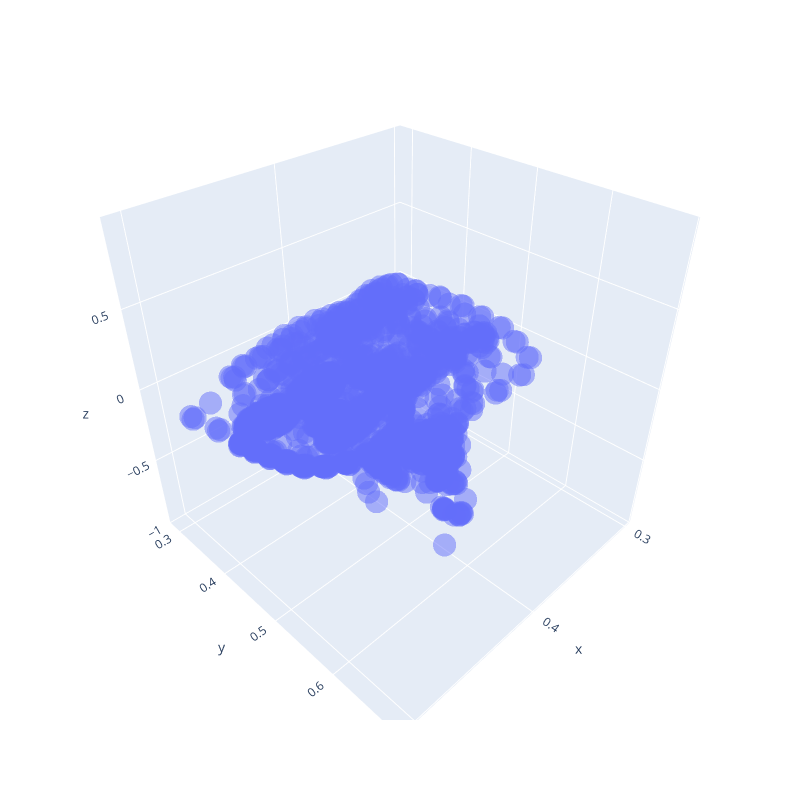

Write notebook code for a chart like this one.
### Code cell
px.scatter_3d(df2, x="x", y="y", z="z" , opacity=0.5, width=800, height=800).show()

### Figure 1 — Plotly figure (JSON) as saved in the notebook; plotly's stock layout.template omitted (floating-point values rounded to 4 significant figures; data arrays with more than 128 entries replaced by an {"elided": "..."} marker saying what was removed)
{"data": [{"hovertemplate": "x=%{x}<br>y=%{y}<br>z=%{z}<extra></extra>", "legendgroup": "", "marker": {"color": "#636efa", "opacity": 0.5, "symbol": "circle"}, "mode": "markers", "name": "", "scene": "scene", "showlegend": false, "type": "scatter3d", "x": {"elided": "1965 float values"}, "y": {"elided": "1965 float values"}, "z": {"elided": "1965 int values"}}], "layout": {"height": 800, "legend": {"tracegroupgap": 0}, "margin": {"t": 60}, "scene": {"domain": {"x": [0, 1], "y": [0, 1]}, "xaxis": {"title": {"text": "x"}}, "yaxis": {"title": {"text": "y"}}, "zaxis": {"title": {"text": "z"}}}, "width": 800}}
